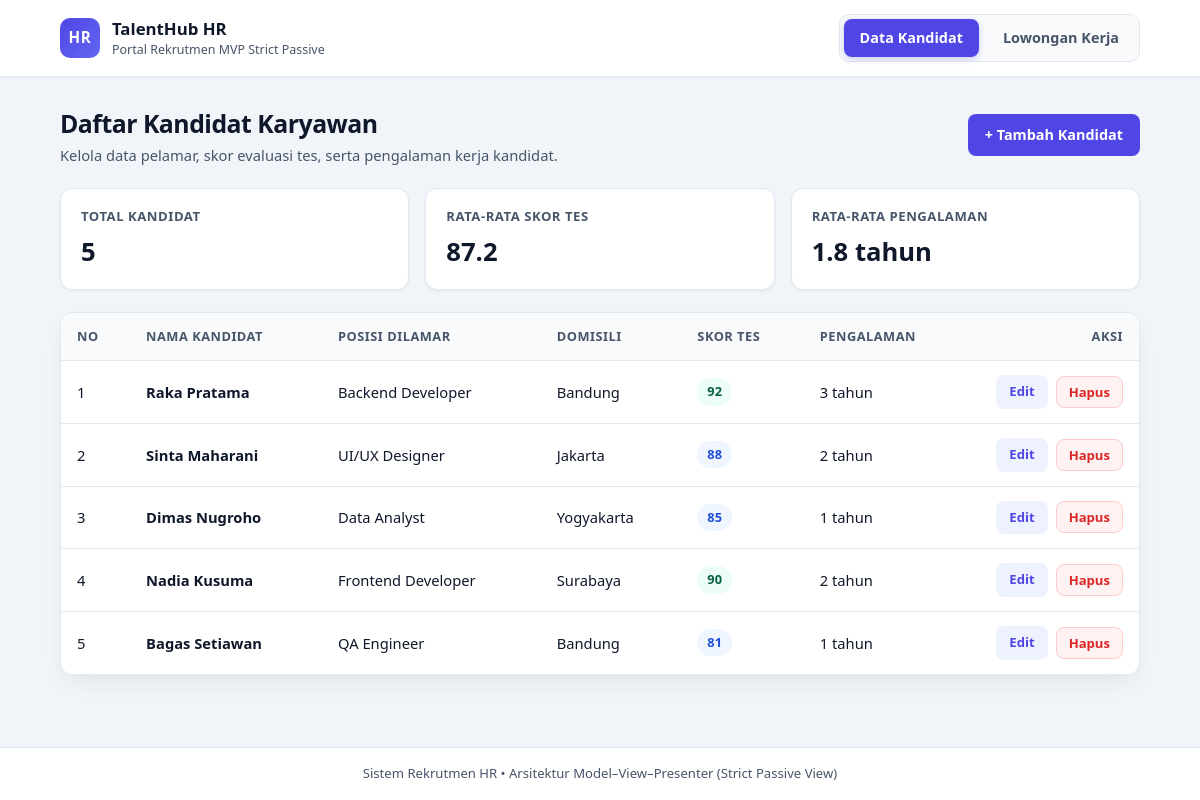
Page /project/index.php on the committed database.
### tables this page shows
CREATE TABLE IF NOT EXISTS `kandidat` (
  `id` int(11) NOT NULL AUTO_INCREMENT,
  `nama` varchar(100) NOT NULL,
  `posisi` varchar(100) NOT NULL,
  `domisili` varchar(100) NOT NULL,
  `skorTes` int(11) NOT NULL DEFAULT 0,
  `pengalamanTahun` int(11) NOT NULL DEFAULT 0,
  PRIMARY KEY (`id`)
);

### project/models/DB.php (called while the page is built, shortened)
<?php
class DB
{
    protected ?PDO $conn = null;
    public function __construct(
        string $host = 'localhost',
        string $dbName = 'mvp_kandidat_db',
        string $username = 'root',
        string $password = '',
        ?PDO $pdo = null
    ) {
        $dsn = "mysql:host={$host};dbname={$dbName};charset=utf8mb4";
        $this->conn = new PDO($dsn, $username, $password, [
            PDO::ATTR_ERRMODE => PDO::ERRMODE_EXCEPTION,
            PDO::ATTR_DEFAULT_FETCH_MODE => PDO::FETCH_ASSOC,
            PDO::ATTR_EMULATE_PREPARES => false,
        ]);
    }
    protected function fetchAll(string $query, array $params = []): array
    {
        $stmt = $this->requireConnection()->prepare($query);
        $stmt->execute($params);
        return $stmt->fetchAll();
    }
    private function requireConnection(): PDO
    {
        return $this->conn;
    }
}

### project/models/TabelKandidat.php (called while the page is built, shortened)
<?php
require_once __DIR__ . '/DB.php';
require_once __DIR__ . '/Kandidat.php';
class TabelKandidat extends DB implements KontrakModelKandidat
{
    public function getAllKandidat(): array
    {
        $rows = $this->fetchAll(
            'SELECT id, nama, posisi, domisili, skorTes, pengalamanTahun FROM kandidat ORDER BY id ASC'
        );
        $daftarKandidat = [];
        foreach ($rows as $row) {
            $daftarKandidat[] = $this->mapRowToEntity($row);
        }
        return $daftarKandidat;
    }
    private function mapRowToEntity(array $row): Kandidat
    {
        return new Kandidat(
            (int) $row['id'],
            (string) $row['nama'],
            (string) $row['posisi'],
            (string) $row['domisili'],
            (int) $row['skorTes'],
            (int) $row['pengalamanTahun']
        );
    }
}

### project/models/Kandidat.php (called while the page is built, shortened)
<?php
class Kandidat
{
    private int $id;
    private string $nama;
    private string $posisi;
    private string $domisili;
    private int $skorTes;
    private int $pengalamanTahun;
    public function __construct(
        int $id = 0,
        string $nama = '',
        string $posisi = '',
        string $domisili = '',
        int $skorTes = 0,
        int $pengalamanTahun = 0
    ) {
        $this->id = $id;
        $this->nama = $nama;
        $this->posisi = $posisi;
        $this->domisili = $domisili;
        $this->skorTes = $skorTes;
        $this->pengalamanTahun = $pengalamanTahun;
    }
    public function getId(): int
    {
        return $this->id;
    }
    public function getNama(): string
    {
        return $this->nama;
    }
    public function getPosisi(): string
    {
        return $this->posisi;
    }
    public function getDomisili(): string
    {
        return $this->domisili;
    }
    public function getSkorTes(): int
    {
        return $this->skorTes;
    }
    public function getPengalamanTahun(): int
    {
        return $this->pengalamanTahun;
    }
}

### project/views/TemplateRenderer.php (called while the page is built, shortened)
<?php
class TemplateRenderer
{
    public static function escape(string $value): string
    {
        return htmlspecialchars($value, ENT_QUOTES, 'UTF-8');
    }
    public static function renderTemplate(string $templateFile, array $replacements): string
    {
        $path = self::TEMPLATE_DIR . '/' . $templateFile;
        $content = file_get_contents($path);
        return str_replace(array_keys($replacements), array_values($replacements), $content);
    }
    public static function renderLayout(
        string $pageTitle,
        string $activeModule,
        string $contentHtml,
        string $flashMessage = '',
        string $flashType = 'success'
    ): string {
        $alertHtml = self::buildAlertHtml($flashMessage, $flashType);
        return self::renderTemplate('layout.html', [
            '{{PAGE_TITLE}}' => self::escape($pageTitle),
            '{{NAV_KANDIDAT_CLASS}}' => $activeModule === 'kandidat' ? 'active' : '',
            '{{NAV_LOWONGAN_CLASS}}' => $activeModule === 'lowongan' ? 'active' : '',
            '{{ALERT}}' => $alertHtml,
            '{{CONTENT}}' => $contentHtml,
        ]);
    }
    private static function buildAlertHtml(string $message, string $type): string
    {
        if ($message === '') {
            return '';
        }
        $safeClass = $type === 'error' ? 'alert-error' : 'alert-success';
        return '<div class="alert ' . $safeClass . '" role="status">' . self::escape($message) . '</div>';
    }
}

### project/views/ViewKandidat.php (called while the page is built, shortened)
<?php
require_once __DIR__ . '/TemplateRenderer.php';
class ViewKandidat implements KontrakViewKandidat
{
    public function tampilKandidat(
        string $rowsHtml,
        string $totalKandidat,
        string $rataSkor,
        string $rataPengalaman,
        string $flashMessage = '',
        string $flashType = 'success'
    ): string {
        $content = TemplateRenderer::renderTemplate('kandidat_list.html', [
            '{{TOTAL_KANDIDAT}}' => TemplateRenderer::escape($totalKandidat),
            '{{RATA_SKOR}}' => TemplateRenderer::escape($rataSkor),
            '{{RATA_PENGALAMAN}}' => TemplateRenderer::escape($rataPengalaman),
            '{{ROWS}}' => $rowsHtml,
        ]);
        return TemplateRenderer::renderLayout(
            'Daftar Kandidat — TalentHub HR',
            'kandidat',
            $content,
            $flashMessage,
            $flashType
        );
    }
}

### project/presenters/PresenterKandidat.php (the view, shortened to what this page needs)
<?php
require_once __DIR__ . '/KontrakPresenterKandidat.php';
require_once __DIR__ . '/PresenterHelper.php';
class PresenterKandidat implements KontrakPresenterKandidat
{
    private KontrakModelKandidat $model;
    private KontrakViewKandidat $view;
    public function __construct(KontrakModelKandidat $model, KontrakViewKandidat $view)
    {
        $this->model = $model;
        $this->view = $view;
    }
    public function tampilkanKandidat(string $flashMessage = '', string $flashType = 'success'): string
    {
        $daftarKandidat = $this->model->getAllKandidat();
        $total = count($daftarKandidat);
        $totalSkor = 0;
        $totalPengalaman = 0;
        $rowsHtml = '';
        $no = 1;
        foreach ($daftarKandidat as $kandidat) {
            $totalSkor += $kandidat->getSkorTes();
            $totalPengalaman += $kandidat->getPengalamanTahun();
            $rowsHtml .= $this->buildRowHtml($no, $kandidat);
            $no++;
        }
        $rataSkor = number_format($totalSkor / $total, 1);
        $rataPengalaman = number_format($totalPengalaman / $total, 1) . ' tahun';
        return $this->view->tampilKandidat(
            $rowsHtml,
            (string) $total,
            $rataSkor,
            $rataPengalaman,
            $flashMessage,
            $flashType
        );
    }
    private function buildRowHtml(int $no, Kandidat $kandidat): string
    {
        $skor = $kandidat->getSkorTes();
        $skorBadgeClass = $skor >= 90 ? 'badge-high' : ($skor >= 80 ? 'badge-mid' : 'badge-low');
        $actionsHtml = PresenterHelper::buildActionButtons(
            'kandidat',
            $kandidat->getId(),
            'Hapus kandidat ' . $kandidat->getNama() . '?'
        );
        return '<tr>'
            . '<td>' . $no . '</td>'
            . '<td class="cell-strong">' . PresenterHelper::escape($kandidat->getNama()) . '</td>'
            . '<td>' . PresenterHelper::escape($kandidat->getPosisi()) . '</td>'
            . '<td>' . PresenterHelper::escape($kandidat->getDomisili()) . '</td>'
            . '<td><span class="badge ' . $skorBadgeClass . '">' . $skor . '</span></td>'
            . '<td>' . $kandidat->getPengalamanTahun() . ' tahun</td>'
            . '<td>' . $actionsHtml . '</td>'
            . '</tr>';
    }
}

### project/index.php (shortened to what this page needs)
<?php
require_once __DIR__ . '/models/TabelKandidat.php';
require_once __DIR__ . '/views/ViewKandidat.php';
require_once __DIR__ . '/presenters/PresenterKandidat.php';
try {
    $model = new TabelKandidat('localhost', 'mvp_kandidat_db', 'root', '');
    $view = new ViewKandidat();
    $presenter = new PresenterKandidat($model, $view);
    $modelLowongan = new TabelLowongan('localhost', 'mvp_kandidat_db', 'root', '');
    $viewLowongan = new ViewLowongan();
    $presenterLowongan = new PresenterLowongan($modelLowongan, $viewLowongan);
} catch (Throwable $e) {
    http_response_code(500);
    echo '<!DOCTYPE html><html lang="id"><head><meta charset="UTF-8"><title>Kesalahan Koneksi Database</title></head>'
        . '<body style="font-family:system-ui,sans-serif;max-width:680px;margin:48px auto;padding:0 20px;line-height:1.6;">'
        . '<h2>Koneksi ke Database Gagal</h2>'
        . '<p>Pastikan service MySQL (XAMPP/Laragon) sudah berjalan dan file <code>mvp_db.sql</code> telah diimpor ke database <code>mvp_kandidat_db</code>.</p>'
        . '<p style="color:#b91c1c;">Detail: ' . htmlspecialchars($e->getMessage(), ENT_QUOTES, 'UTF-8') . '</p>'
        . '</body></html>';
    exit();
}
$module = (string) ($_POST['module'] ?? $_GET['module'] ?? 'kandidat');
$flash = $_SESSION['flash'] ?? null;
$flashMessage = is_array($flash) ? (string) ($flash['message'] ?? '') : '';
$flashType = is_array($flash) ? (string) ($flash['type'] ?? 'success') : 'success';
$screen = $_GET['screen'] ?? 'list';
if ($module === 'lowongan') {
    if ($screen === 'add') {
        echo $presenterLowongan->tampilkanFormLowongan();
    } elseif ($screen === 'edit' && isset($_GET['id'])) {
        echo $presenterLowongan->tampilkanFormLowongan((int) $_GET['id']);
    } else {
        echo $presenterLowongan->tampilkanLowongan($flashMessage, $flashType);
    }
} else {
    if ($screen === 'add') {
        echo $presenter->tampilkanFormKandidat();
    } elseif ($screen === 'edit' && isset($_GET['id'])) {
        echo $presenter->tampilkanFormKandidat((int) $_GET['id']);
    } else {
        echo $presenter->tampilkanKandidat($flashMessage, $flashType);
    }
}

### project/presenters/PresenterHelper.php (shortened to what this page needs)
<?php
class PresenterHelper
{
    public static function escape(string $value): string
    {
        return htmlspecialchars($value, ENT_QUOTES, 'UTF-8');
    }
    public static function buildActionButtons(string $module, int $id, string $confirmMessage): string
    {
        $safeModule = self::escape($module);
        $safeConfirm = self::escape($confirmMessage);
        $editHref = 'index.php?module=' . $safeModule . '&amp;screen=edit&amp;id=' . $id;
        return '<div class="actions-cell">'
            . '<a class="btn btn-sm btn-edit" href="' . $editHref . '">Edit</a>'
            . '<form class="inline-form" method="POST" action="index.php" data-confirm="' . $safeConfirm . '" onsubmit="return confirm(this.dataset.confirm);">'
            . '<input type="hidden" name="module" value="' . $safeModule . '">'
            . '<input type="hidden" name="action" value="hapus">'
            . '<input type="hidden" name="id" value="' . $id . '">'
            . '<button type="submit" class="btn btn-sm btn-danger">Hapus</button>'
            . '</form>'
            . '</div>';
    }
}

### rows in the picture
kandidat: no "1", nama "Raka Pratama", posisi "Backend Developer", domisili "Bandung", skorTes "92", pengalamanTahun "3"
kandidat: pengalamanTahun "2", nama "Sinta Maharani", posisi "UI/UX Designer", domisili "Jakarta", skorTes "88"
kandidat: no "3", nama "Dimas Nugroho", posisi "Data Analyst", domisili "Yogyakarta", skorTes "85", pengalamanTahun "1"
kandidat: no "4", nama "Nadia Kusuma", posisi "Frontend Developer", domisili "Surabaya", skorTes "90", pengalamanTahun "2"
kandidat: no "5", nama "Bagas Setiawan", posisi "QA Engineer", domisili "Bandung", skorTes "81", pengalamanTahun "1"
